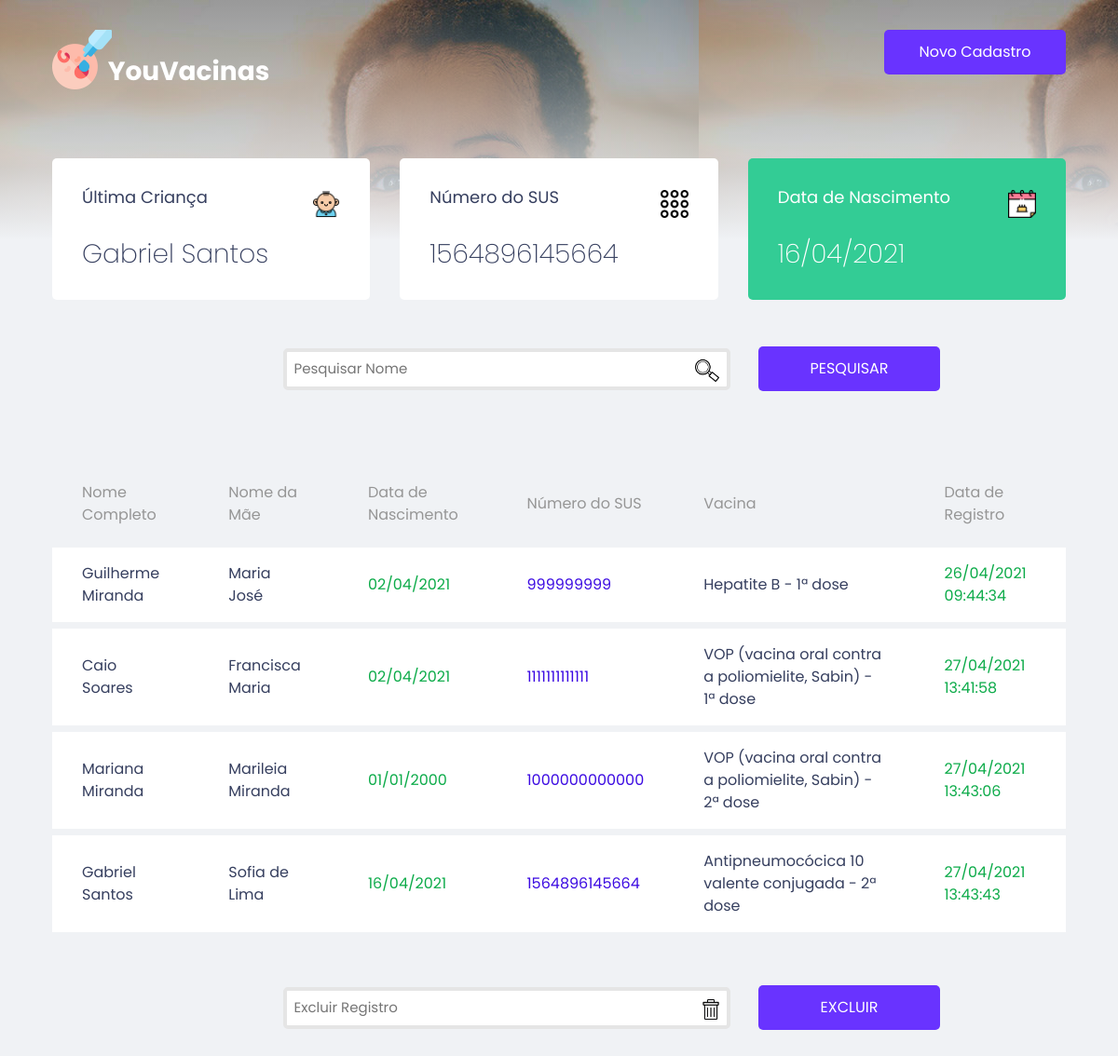
The page / on the database its author committed.
### tables this page shows
CREATE TABLE IF NOT EXISTS `cadastro` (
  `id` int(100) NOT NULL AUTO_INCREMENT,
  `nomecompleto` varchar(50) DEFAULT NULL,
  `nomedamae` varchar(50) DEFAULT NULL,
  `datanascimento` date DEFAULT NULL,
  `numerodosus` bigint(15) DEFAULT NULL,
  `vacinaatomar` varchar(70) DEFAULT NULL,
  `datacadastro` datetime DEFAULT NULL,
  PRIMARY KEY (`id`)
);

### index.php (the view, shortened to what this page needs)
<?php
	$conexao_bd = new mysqli("localhost",
	"root","","criancas");
	if(isset($_POST['pnome']) && $_POST['pnome'] <> ''){
		$sql = "SELECT * FROM cadastro
			WHERE
			nomecompleto LIKE '%".$_POST['pnome']."%'
			";
		$sql_crianca = "SELECT nomecompleto AS 'crianca'
			FROM cadastro
			WHERE id=(SELECT max(id) FROM cadastro WHERE
			nomecompleto LIKE '%".$_POST['pnome']."%' )
			";
		$sql_sus = "SELECT numerodosus AS 'sus'
			FROM cadastro
			WHERE id=(SELECT max(id) FROM cadastro
			WHERE nomecompleto LIKE '%".$_POST['pnome']."%' )
			";
		$sql_nascimento = "SELECT datanascimento AS 'nascimento'
			FROM cadastro
			WHERE id=(SELECT max(id) FROM cadastro WHERE
			nomecompleto LIKE '%".$_POST['pnome']."%' );
			";
	}else{
		$sql = "SELECT * FROM cadastro";
		$sql_crianca = "SELECT nomecompleto  AS 'crianca'
			FROM cadastro
			WHERE
			id=(SELECT max(id) FROM cadastro)
			";
		$sql_sus = "SELECT numerodosus AS 'sus'
			FROM cadastro
			WHERE
			id=(SELECT max(id) FROM cadastro)
			";
		$sql_nascimento = "SELECT datanascimento AS 'nascimento'
			FROM cadastro
			WHERE
			id=(SELECT max(id) FROM cadastro)
			";
	}
	$result = mysqli_query($conexao_bd,$sql);
$header_children = '';
$header_sus = '';
$header_birth = '';
	$result_crianca = mysqli_query($conexao_bd, $sql_crianca);
	foreach ($result_crianca as $registro){
		$header_children =  $registro['crianca'] ;
	}
	$result_sus = mysqli_query($conexao_bd, $sql_sus);
	foreach ($result_sus as $registro) {
		$header_sus = $registro['sus'];
	}
	$result_nascimento = mysqli_query($conexao_bd, $sql_nascimento);
	foreach ($result_nascimento as $registro) {
		$header_birth = $registro['nascimento'];
	}
	function dataHora_pt($data=''){
		$data = date('d/m/Y H:i:s', strtotime($data));
		return $data;
	}
	function data_pt($data=''){
		$data = date('d/m/Y', strtotime($data));
		return $data;
	}
?>
<!DOCTYPE html>
<html>
<head>
	<link rel="stylesheet" href="https://stackpath.bootstrapcdn.com/bootstrap/4.3.1/css/
	bootstrap.min.css">
	<link rel="stylesheet" href="css/global.css">
	<link rel="stylesheet" href="styles.css">
</head>
<body>
	<div class="container-header">
		<div class="content-header">
			<img src="assets/logoofc.png">
			<strong>YouVacinas</strong>
			<button type="button"  data-toggle="modal" data-target="#modalExemplo">Novo Cadastro</button>
		</div>
	</div>
	<div class="main">
		<div class="content-main">
				<div class="item-dashboard">
					<div>
						<p>Última Criança</p>
						<img src="assets/children.png" alt="">
					</div>
						<strong><?php echo ($header_children) ?></strong>
				</div>
				<div class="item-dashboard">
					<div>
						<p>Número do SUS</p>
						<img src="assets/numero.png" alt="">
					</div>
						<strong><?php echo ($header_sus) ?></strong>
				</div>
				<div class="item-dashboard  hightlight" >
					<div>
						<p>Data de Nascimento</p>
						<img src="assets/nasc.png" alt="">
					</div>
						<strong><?php
						if ($header_birth <> ''){
							echo str_replace("-", "/", data_pt($header_birth));
						}
						?></strong>
				</div>
		</div>
<form class="formfiltro" method="post">
		<div id="pesqnome">
			<input id="pesquisa" type="text" name="pnome" placeholder="Pesquisar Nome">
			<button type="submit" id="butaofiltro">PESQUISAR</button>
		</div>
		<div id="imgpesq">
			<img src="assets/pesquisar.png" alt="pesquisa">
		</div>
</form>
		<div class="content-table">
			<table>
				<thead>
					<tr>
						<th>Nome Completo</th>
						<th>Nome da Mãe</th>
						<th>Data de Nascimento</th>
						<th>Número do SUS</th>
						<th>Vacina</th>
						<th>Data de Registro</th>
					</tr>
				</thead>
				<tbody>
					<?php
					foreach ($result as $linha) {
						echo "<tr>
								<td class='title'>".$linha['nomecompleto']."</td>
								<td class='title'>".$linha['nomedamae']."</td>
								<td>".data_pt($linha['datanascimento'])."</td>
								<td id='num'>".$linha['numerodosus']."</td>
								<td class='title'>".$linha['vacinaatomar']."</td>
								<td>".dataHora_pt($linha['datacadastro'])."</td>
							</tr>";
					}
					?>
				</tbody>
			</table>
		</div>
<form class="formfiltro" method="post">
	<div id="pesqnome">
		<input id="pesquisa" type="text" name="exnome" placeholder="Excluir Registro">
		<button type="submit" id="butaofiltro">EXCLUIR</button>
	</div>
	<div id="imglixo">
			<img src="assets/lixeira.png" alt="lixeira">
	</div>
</form>
	</div>
</body>
</html>

### css/global.css (style rules this page uses)
* { margin: 0; padding: 0; box-sizing: border-box; }
html { font-size: 15px; }
body { background-color: #f0f2f5; }
body, input, textarea, button { font-family: "Poppins", sans-serif; font-weight: 400; }

### styles.css (style rules this page uses)
.content-header img { height: 64px; position: relative; }
.content-header strong { color: white; font-size: 28px; margin-left: -664px; margin-top: 24px; }
.container-header { background: linear-gradient(180deg, rgb(0 0 0 / 13%), #f0f2f5 100%), url(assets/bebe_sorrindo.png); }
.content-header { max-width: 1120px; margin: 0 auto; display: flex; justify-content: space-between; padding: 32px 16px 160px; }
button { height: 48px; width: 195px; background-color: #6933ff; border: 0; border-radius: 5px; color: #fff; font-size: 16px; cursor: pointer; transition: filter 0.2s; }
.main { max-width: 1120px; margin: 0 auto; padding: 32px 16px 32px 16px; }
.content-main { display: grid; grid-template-columns: 1fr 1fr 1fr; gap: 32px; margin-top: -120px; }
.item-dashboard img { height: 30px; }
.item-dashboard { padding: 28px 32px 28px 32px; background-color: #fff; border-radius: 5px; color: #363F5F; }
.item-dashboard div { display: flex; justify-content: space-between; align-items: center; font-size: 18px; }
.item-dashboard strong { font-size: 28px; font-weight: 200; margin-top: 12px; display: block; }
.hightlight { background-color: #33cc95; color: #fff; }
.formfiltro { position: absolute; padding: 10px 10px 10px 10px; margin-left: 152px; margin-top: 28px; }
.formfiltro input { padding: 0.5em; border: 4px solid #E5E5E5; box-sizing: border-box; border-radius: 5px; color: #969CB2; }
#butaofiltro { margin-left: 26px; }
#pesqnome { padding: 12px 0 0 86px; }
#pesquisa { width: 480px; }
#imgpesq img { height: 26px; margin-left: 528px; margin-top: -68px; }
#imglixo img { height: 22px; margin-left: 534px; margin-top: -68px; }
table { border-collapse: initial; }
.content-table { margin-top: 172px; }
.content-table table { width: 100%; border-spacing: 0 0.5rem; }
.content-table table th { color: #969696; font-weight: 400; padding: 16px 32px 16px 32px; text-align: left; line-height: 24px; font-size: 16px; }
.content-table table td { background-color: #fff; color: #0cab49; border: 0; padding: 16px 32px 16px 32px; font-size: 16px; }
#num { color: #3c0be2; }
.content-table table .title { color: #363f5f; }

### rows shown on the page
cadastro: nomecompleto "Guilherme Miranda", nomedamae "Maria José", datanascimento "02/04/2021", numerodosus "999999999", vacinaatomar "Hepatite B - 1ª dose", datacadastro "26/04/2021 09:44:34"
cadastro: nomecompleto "Caio Soares", nomedamae "Francisca Maria", datanascimento "02/04/2021", numerodosus "1111111111111", vacinaatomar "VOP (vacina oral contra a poliomielite, Sabin) - 1ª dose", datacadastro "27/04/2021 13:41:58"
cadastro: nomecompleto "Mariana Miranda", nomedamae "Marileia Miranda", datanascimento "01/01/2000", numerodosus "1000000000000", vacinaatomar "VOP (vacina oral contra a poliomielite, Sabin) - 2ª dose", datacadastro "27/04/2021 13:43:06"
cadastro: nomecompleto "Gabriel Santos", nomedamae "Sofia de Lima", datanascimento "16/04/2021", numerodosus "1564896145664", vacinaatomar "Antipneumocócica 10 valente conjugada - 2ª dose", datacadastro "27/04/2021 13:43:43"

### other values the page prints
$header_children "Gabriel Santos"
$header_sus "1564896145664"
str_replace("-", "/", data_pt($header_birth)) "16/04/2021"
